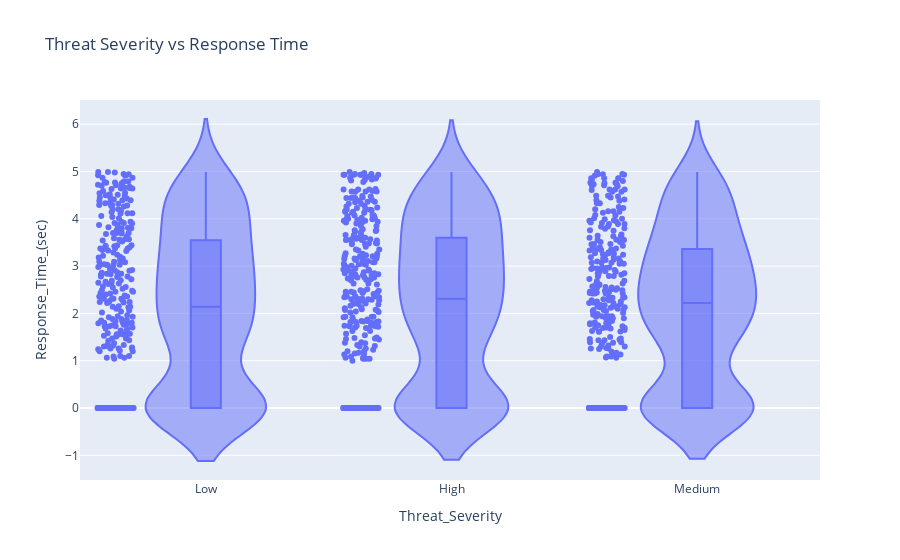

Notebook code for this chart:
### Markdown cell above
### 7.Threat Severity vs. Response Time

### Code cell
fig7 = px.violin(dataset, y='Response_Time_(sec)', x='Threat_Severity',
                box=True, points='all',
                title='Threat Severity vs Response Time')
fig7.show()

### Figure 1 — Plotly figure (JSON) as saved in the notebook; plotly's stock layout.template omitted (floating-point values rounded to 4 significant figures; data arrays with more than 128 entries replaced by an {"elided": "..."} marker saying what was removed)
{"data": [{"alignmentgroup": "True", "box": {"visible": true}, "hovertemplate": "Threat_Severity=%{x}<br>Response_Time_(sec)=%{y}<extra></extra>", "legendgroup": "", "marker": {"color": "#636efa"}, "name": "", "offsetgroup": "", "orientation": "v", "points": "all", "scalegroup": "True", "showlegend": false, "type": "violin", "x": {"elided": "1000 str values"}, "x0": " ", "xaxis": "x", "y": {"elided": "1000 float values"}, "y0": " ", "yaxis": "y"}], "layout": {"legend": {"tracegroupgap": 0}, "title": {"text": "Threat Severity vs Response Time"}, "violinmode": "group", "xaxis": {"anchor": "y", "domain": [0, 1], "title": {"text": "Threat_Severity"}}, "yaxis": {"anchor": "x", "domain": [0, 1], "title": {"text": "Response_Time_(sec)"}}}}
